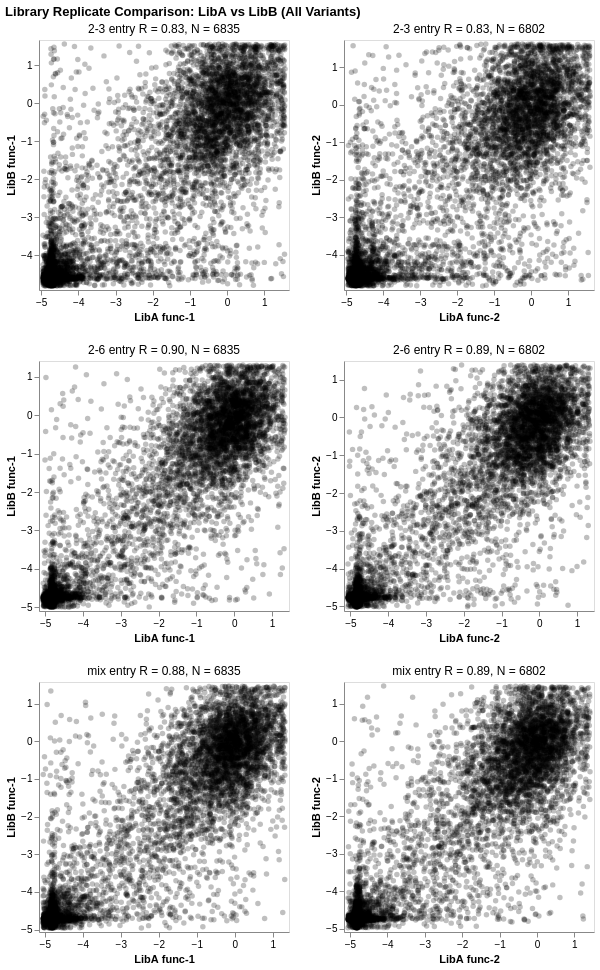

Notebook cell for this chart:
### Markdown cell above
## Library comparison plots for all variants

Create scatter plots comparing LibA vs LibB for func-1 and func-2 separately, across all entry conditions.

### Code cell
print(f"Library comparison scatter plots for times_seen filter of {init_times_seen}\n")

# Create mutation identifier
func_effects["mutation"] = (
    func_effects["wildtype"] + 
    func_effects["site"].astype(str) + 
    func_effects["mutant"]
)

# Filter by times_seen
func_effects_filtered = func_effects.query("times_seen >= @init_times_seen")

# Mutation selection for interactive highlighting
mutation_selection = alt.selection_point(
    fields=["mutation"],
    on="mouseover",
    empty=False,
)

# Create comparison plots for each entry condition and func type
plots = []

for entry_condition in ["2-3 entry", "2-6 entry", "mix entry"]:
    entry_plots = []
    
    for func_type in ["func-1", "func-2"]:
        # Get data for LibA and LibB for this func type
        libA_label = f"LibA-{func_type}"
        libB_label = f"LibB-{func_type}"
        
        df = (
            func_effects_filtered
            .query("entry_condition == @entry_condition")
            .query("label in [@libA_label, @libB_label]")
            .pivot_table(
                index="mutation",
                columns="label",
                values="functional_effect"
            )
            .reset_index()
        )
        
        # Check if we have both columns
        if libA_label not in df.columns or libB_label not in df.columns:
            print(f"Skipping {entry_condition} {func_type}: missing data")
            continue
        
        # Drop NaN values and calculate correlation
        df_clean = df[[libA_label, libB_label]].dropna()
        n = len(df_clean)
        r = df_clean.corr().values[1, 0] if n > 0 else 0
        
        print(f"{entry_condition} - {func_type}: n={n}, r={r:.3f}")
        
        if n == 0:
            continue
        
        # Create scatter plot
        chart = (
            alt.Chart(df)
            .add_params(mutation_selection)
            .encode(
                alt.X(
                    libA_label,
                    scale=alt.Scale(nice=False, padding=4),
                    title=f"LibA {func_type}"
                ),
                alt.Y(
                    libB_label,
                    scale=alt.Scale(nice=False, padding=4),
                    title=f"LibB {func_type}"
                ),
                size=alt.condition(mutation_selection, alt.value(80), alt.value(30)),
                color=alt.condition(
                    mutation_selection, alt.value("red"), alt.value("black")
                ),
                opacity=alt.condition(
                    mutation_selection, alt.value(1), alt.value(0.25)
                ),
                tooltip=[
                    "mutation",
                    alt.Tooltip(libA_label, format=".3f"),
                    alt.Tooltip(libB_label, format=".3f"),
                ],
            )
            .mark_circle()
            .properties(
                width=250,
                height=250,
                title=alt.TitleParams(
                    f"{entry_condition}\nR = {r:.2f}, N = {n}",
                    fontSize=12,
                    fontWeight="normal",
                ),
            )
        )
        
        entry_plots.append(chart)
    
    if entry_plots:
        plots.append(alt.hconcat(*entry_plots))

# Display all plots
if plots:
    final_chart = (
        alt.vconcat(*plots)
        .configure_axis(grid=False)
        .properties(title="Library Replicate Comparison: LibA vs LibB (All Variants)")
    )
    display(final_chart)
else:
    print("No plots generated")

### Figure 1 — Vega-Lite specification as saved in the notebook (floating-point values rounded to 4 significant figures; data arrays with more than 128 entries replaced by an {"elided": "..."} marker saying what was removed)
{"config": {"view": {"continuousWidth": 300, "continuousHeight": 300}, "axis": {"grid": false}}, "vconcat": [{"hconcat": [{"data": {"name": "data-66b61051bc131b12c9278fafd3bdc3e7"}, "mark": {"type": "circle"}, "encoding": {"color": {"condition": {"param": "param_1", "value": "red", "empty": false}, "value": "black"}, "opacity": {"condition": {"param": "param_1", "value": 1, "empty": false}, "value": 0.25}, "size": {"condition": {"param": "param_1", "value": 80, "empty": false}, "value": 30}, "tooltip": [{"field": "mutation", "type": "nominal"}, {"field": "LibA-func-1", "format": ".3f", "type": "quantitative"}, {"field": "LibB-func-1", "format": ".3f", "type": "quantitative"}], "x": {"field": "LibA-func-1", "scale": {"nice": false, "padding": 4}, "title": "LibA func-1", "type": "quantitative"}, "y": {"field": "LibB-func-1", "scale": {"nice": false, "padding": 4}, "title": "LibB func-1", "type": "quantitative"}}, "height": 250, "name": "view_1", "title": {"text": "2-3 entry\nR = 0.83, N = 6835", "fontSize": 12, "fontWeight": "normal"}, "width": 250}, {"data": {"name": "data-e70914f635b6364b3626793c83833351"}, "mark": {"type": "circle"}, "encoding": {"color": {"condition": {"param": "param_1", "value": "red", "empty": false}, "value": "black"}, "opacity": {"condition": {"param": "param_1", "value": 1, "empty": false}, "value": 0.25}, "size": {"condition": {"param": "param_1", "value": 80, "empty": false}, "value": 30}, "tooltip": [{"field": "mutation", "type": "nominal"}, {"field": "LibA-func-2", "format": ".3f", "type": "quantitative"}, {"field": "LibB-func-2", "format": ".3f", "type": "quantitative"}], "x": {"field": "LibA-func-2", "scale": {"nice": false, "padding": 4}, "title": "LibA func-2", "type": "quantitative"}, "y": {"field": "LibB-func-2", "scale": {"nice": false, "padding": 4}, "title": "LibB func-2", "type": "quantitative"}}, "height": 250, "name": "view_2", "title": {"text": "2-3 entry\nR = 0.83, N = 6802", "fontSize": 12, "fontWeight": "normal"}, "width": 250}]}, {"hconcat": [{"data": {"name": "data-f15a946f3617f2e7f896fe1a4de7b36f"}, "mark": {"type": "circle"}, "encoding": {"color": {"condition": {"param": "param_1", "value": "red", "empty": false}, "value": "black"}, "opacity": {"condition": {"param": "param_1", "value": 1, "empty": false}, "value": 0.25}, "size": {"condition": {"param": "param_1", "value": 80, "empty": false}, "value": 30}, "tooltip": [{"field": "mutation", "type": "nominal"}, {"field": "LibA-func-1", "format": ".3f", "type": "quantitative"}, {"field": "LibB-func-1", "format": ".3f", "type": "quantitative"}], "x": {"field": "LibA-func-1", "scale": {"nice": false, "padding": 4}, "title": "LibA func-1", "type": "quantitative"}, "y": {"field": "LibB-func-1", "scale": {"nice": false, "padding": 4}, "title": "LibB func-1", "type": "quantitative"}}, "height": 250, "name": "view_3", "title": {"text": "2-6 entry\nR = 0.90, N = 6835", "fontSize": 12, "fontWeight": "normal"}, "width": 250}, {"data": {"name": "data-157416df8e9e9766827b6df70cc7270b"}, "mark": {"type": "circle"}, "encoding": {"color": {"condition": {"param": "param_1", "value": "red", "empty": false}, "value": "black"}, "opacity": {"condition": {"param": "param_1", "value": 1, "empty": false}, "value": 0.25}, "size": {"condition": {"param": "param_1", "value": 80, "empty": false}, "value": 30}, "tooltip": [{"field": "mutation", "type": "nominal"}, {"field": "LibA-func-2", "format": ".3f", "type": "quantitative"}, {"field": "LibB-func-2", "format": ".3f", "type": "quantitative"}], "x": {"field": "LibA-func-2", "scale": {"nice": false, "padding": 4}, "title": "LibA func-2", "type": "quantitative"}, "y": {"field": "LibB-func-2", "scale": {"nice": false, "padding": 4}, "title": "LibB func-2", "type": "quantitative"}}, "height": 250, "name": "view_4", "title": {"text": "2-6 entry\nR = 0.89, N = 6802", "fontSize": 12, "fontWeight": "normal"}, "width": 250}]}, {"hconcat": [{"data": {"name": "data-e29161e51336f7c82a9b8e15b7b313ab"}, "mark": {"type": "circle"}, "encoding": {"color": {"condition": {"param": "param_1", "value": "red", "empty": false}, "value": "black"}, "opacity": {"condition": {"param": "param_1", "value": 1, "empty": false}, "value": 0.25}, "size": {"condition": {"param": "param_1", "value": 80, "empty": false}, "value": 30}, "tooltip": [{"field": "mutation", "type": "nominal"}, {"field": "LibA-func-1", "format": ".3f", "type": "quantitative"}, {"field": "LibB-func-1", "format": ".3f", "type": "quantitative"}], "x": {"field": "LibA-func-1", "scale": {"nice": false, "padding": 4}, "title": "LibA func-1", "type": "quantitative"}, "y": {"field": "LibB-func-1", "scale": {"nice": false, "padding": 4}, "title": "LibB func-1", "type": "quantitative"}}, "height": 250, "name": "view_5", "title": {"text": "mix entry\nR = 0.88, N = 6835", "fontSize": 12, "fontWeight": "normal"}, "width": 250}, {"data": {"name": "data-8868297f3fe00d85baa7f710dbe65879"}, "mark": {"type": "circle"}, "encoding": {"color": {"condition": {"param": "param_1", "value": "red", "empty": false}, "value": "black"}, "opacity": {"condition": {"param": "param_1", "value": 1, "empty": false}, "value": 0.25}, "size": {"condition": {"param": "param_1", "value": 80, "empty": false}, "value": 30}, "tooltip": [{"field": "mutation", "type": "nominal"}, {"field": "LibA-func-2", "format": ".3f", "type": "quantitative"}, {"field": "LibB-func-2", "format": ".3f", "type": "quantitative"}], "x": {"field": "LibA-func-2", "scale": {"nice": false, "padding": 4}, "title": "LibA func-2", "type": "quantitative"}, "y": {"field": "LibB-func-2", "scale": {"nice": false, "padding": 4}, "title": "LibB func-2", "type": "quantitative"}}, "height": 250, "name": "view_6", "title": {"text": "mix entry\nR = 0.89, N = 6802", "fontSize": 12, "fontWeight": "normal"}, "width": 250}]}], "params": [{"name": "param_1", "select": {"type": "point", "fields": ["mutation"], "on": "mouseover"}, "views": ["view_1", "view_2", "view_3", "view_4", "view_5", "view_6"]}], "title": "Library Replicate Comparison: LibA vs LibB (All Variants)", "$schema": "https://vega.github.io/schema/vega-lite/v5.20.1.json", "datasets": {"data-66b61051bc131b12c9278fafd3bdc3e7": {"elided": "9291 records"}, "data-e70914f635b6364b3626793c83833351": {"elided": "9262 records"}, "data-f15a946f3617f2e7f896fe1a4de7b36f": {"elided": "9291 records"}, "data-157416df8e9e9766827b6df70cc7270b": {"elided": "9262 records"}, "data-e29161e51336f7c82a9b8e15b7b313ab": {"elided": "9291 records"}, "data-8868297f3fe00d85baa7f710dbe65879": {"elided": "9262 records"}}}
